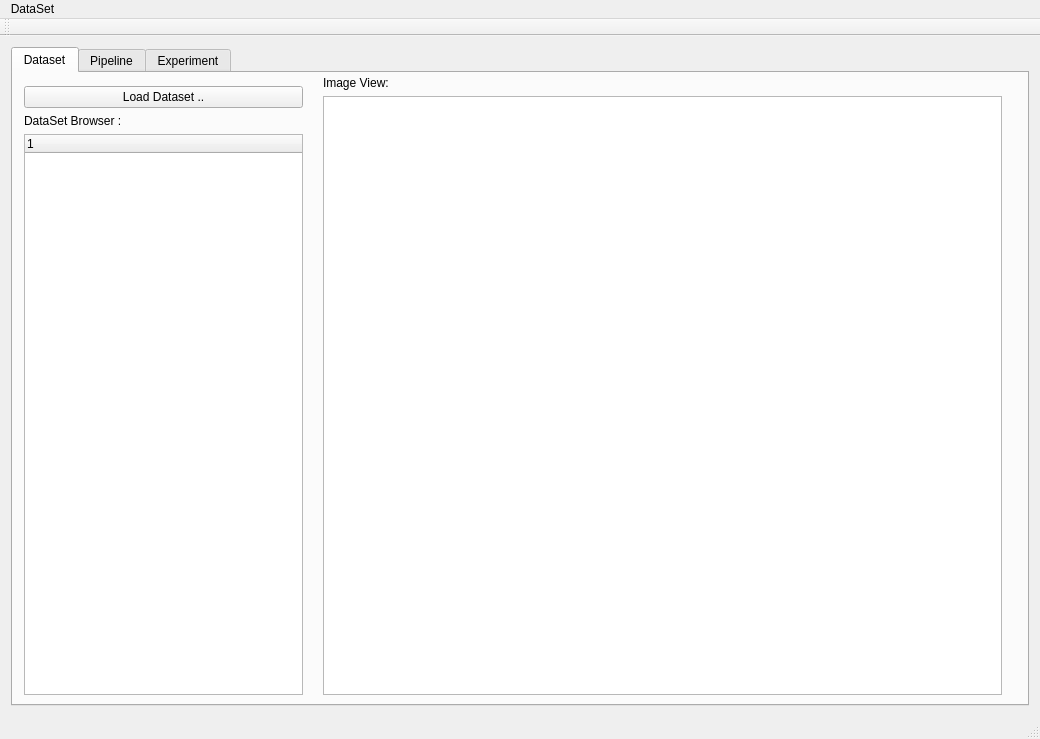
<?xml version="1.0" encoding="UTF-8"?>
<ui version="4.0">
 <class>MainWindow</class>
 <widget class="QMainWindow" name="MainWindow">
  <property name="geometry">
   <rect>
    <x>0</x>
    <y>0</y>
    <width>1040</width>
    <height>739</height>
   </rect>
  </property>
  <property name="windowTitle">
   <string>MainWindow</string>
  </property>
  <property name="documentMode">
   <bool>true</bool>
  </property>
  <widget class="QWidget" name="centralWidget">
   <layout class="QVBoxLayout" name="verticalLayout">
    <item>
     <widget class="QTabWidget" name="tabWidget">
      <property name="currentIndex">
       <number>0</number>
      </property>
      <widget class="QWidget" name="tab">
       <attribute name="title">
        <string>Dataset</string>
       </attribute>
       <widget class="QWidget" name="widget" native="true">
        <property name="geometry">
         <rect>
          <x>0</x>
          <y>2</y>
          <width>301</width>
          <height>631</height>
         </rect>
        </property>
        <layout class="QVBoxLayout" name="verticalLayout_2">
         <item>
          <widget class="QPushButton" name="loadDataSetButton">
           <property name="text">
            <string>Load Dataset ..</string>
           </property>
          </widget>
         </item>
         <item>
          <widget class="QLabel" name="label">
           <property name="text">
            <string>DataSet Browser :</string>
           </property>
          </widget>
         </item>
         <item>
          <widget class="DatasetTreeView" name="datasetSelector">
           <column>
            <property name="text">
             <string notr="true">1</string>
            </property>
           </column>
          </widget>
         </item>
        </layout>
       </widget>
       <widget class="QWidget" name="widget_2" native="true">
        <property name="geometry">
         <rect>
          <x>299</x>
          <y>-8</y>
          <width>701</width>
          <height>641</height>
         </rect>
        </property>
        <layout class="QVBoxLayout" name="verticalLayout_3">
         <item>
          <widget class="QLabel" name="label_2">
           <property name="text">
            <string>Image View:</string>
           </property>
          </widget>
         </item>
         <item>
          <widget class="ImageDisplay" name="imagesdisplay"/>
         </item>
        </layout>
       </widget>
      </widget>
      <widget class="QWidget" name="tab_2">
       <attribute name="title">
        <string>Pipeline</string>
       </attribute>
       <widget class="QPushButton" name="pushButton_2">
        <property name="geometry">
         <rect>
          <x>10</x>
          <y>0</y>
          <width>221</width>
          <height>31</height>
         </rect>
        </property>
        <property name="text">
         <string>Create Pipeline from XML: ...</string>
        </property>
       </widget>
       <widget class="QTreeView" name="treeView">
        <property name="geometry">
         <rect>
          <x>10</x>
          <y>30</y>
          <width>221</width>
          <height>461</height>
         </rect>
        </property>
       </widget>
      </widget>
      <widget class="QWidget" name="tab_3">
       <attribute name="title">
        <string>Experiment</string>
       </attribute>
      </widget>
     </widget>
    </item>
   </layout>
  </widget>
  <widget class="QMenuBar" name="menuBar">
   <property name="geometry">
    <rect>
     <x>0</x>
     <y>0</y>
     <width>1040</width>
     <height>22</height>
    </rect>
   </property>
   <widget class="QMenu" name="menuFile">
    <property name="title">
     <string>DataSet</string>
    </property>
    <addaction name="actionLoad_DataSet"/>
   </widget>
   <addaction name="menuFile"/>
  </widget>
  <widget class="QToolBar" name="mainToolBar">
   <attribute name="toolBarArea">
    <enum>TopToolBarArea</enum>
   </attribute>
   <attribute name="toolBarBreak">
    <bool>false</bool>
   </attribute>
  </widget>
  <widget class="QStatusBar" name="statusBar"/>
  <action name="actionLoad_DataSet">
   <property name="text">
    <string>Load DataSet ..</string>
   </property>
  </action>
 </widget>
 <layoutdefault spacing="6" margin="11"/>
 <customwidgets>
  <customwidget>
   <class>DatasetTreeView</class>
   <extends>QTreeWidget</extends>
   <header>datasettreeview.h</header>
  </customwidget>
  <customwidget>
   <class>ImageDisplay</class>
   <extends>QGraphicsView</extends>
   <header>imagedisplay.h</header>
  </customwidget>
 </customwidgets>
 <resources/>
 <connections>
  <connection>
   <sender>actionLoad_DataSet</sender>
   <signal>triggered()</signal>
   <receiver>MainWindow</receiver>
   <slot>promptDataSet()</slot>
   <hints>
    <hint type="sourcelabel">
     <x>-1</x>
     <y>-1</y>
    </hint>
    <hint type="destinationlabel">
     <x>451</x>
     <y>303</y>
    </hint>
   </hints>
  </connection>
  <connection>
   <sender>loadDataSetButton</sender>
   <signal>clicked()</signal>
   <receiver>MainWindow</receiver>
   <slot>promptDataSet()</slot>
   <hints>
    <hint type="sourcelabel">
     <x>120</x>
     <y>90</y>
    </hint>
    <hint type="destinationlabel">
     <x>451</x>
     <y>303</y>
    </hint>
   </hints>
  </connection>
 </connections>
 <slots>
  <signal>dataSetChanged(vito::Dataset*)</signal>
  <slot>promptDataSet()</slot>
 </slots>
</ui>
